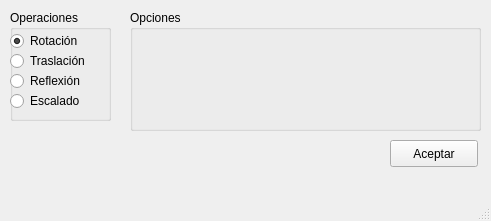
<?xml version="1.0" encoding="UTF-8"?>
<ui version="4.0">
 <class>MainWindow</class>
 <widget class="QMainWindow" name="MainWindow">
  <property name="geometry">
   <rect>
    <x>0</x>
    <y>0</y>
    <width>491</width>
    <height>221</height>
   </rect>
  </property>
  <property name="windowTitle">
   <string>MainWindow</string>
  </property>
  <widget class="QWidget" name="centralwidget">
   <widget class="QGroupBox" name="groupBox">
    <property name="geometry">
     <rect>
      <x>10</x>
      <y>10</y>
      <width>101</width>
      <height>111</height>
     </rect>
    </property>
    <property name="title">
     <string>Operaciones</string>
    </property>
    <widget class="QRadioButton" name="optEscalado">
     <property name="geometry">
      <rect>
       <x>0</x>
       <y>80</y>
       <width>109</width>
       <height>22</height>
      </rect>
     </property>
     <property name="text">
      <string>Escalado</string>
     </property>
    </widget>
    <widget class="QRadioButton" name="optTraslacion">
     <property name="geometry">
      <rect>
       <x>0</x>
       <y>40</y>
       <width>109</width>
       <height>22</height>
      </rect>
     </property>
     <property name="text">
      <string>Traslación</string>
     </property>
    </widget>
    <widget class="QRadioButton" name="optRotacion">
     <property name="geometry">
      <rect>
       <x>0</x>
       <y>20</y>
       <width>109</width>
       <height>22</height>
      </rect>
     </property>
     <property name="text">
      <string>Rotación</string>
     </property>
     <property name="checked">
      <bool>true</bool>
     </property>
    </widget>
    <widget class="QRadioButton" name="optReflexion">
     <property name="geometry">
      <rect>
       <x>0</x>
       <y>60</y>
       <width>109</width>
       <height>22</height>
      </rect>
     </property>
     <property name="text">
      <string>Reflexión</string>
     </property>
    </widget>
   </widget>
   <widget class="QGroupBox" name="grupo">
    <property name="geometry">
     <rect>
      <x>130</x>
      <y>10</y>
      <width>351</width>
      <height>121</height>
     </rect>
    </property>
    <property name="title">
     <string>Opciones</string>
    </property>
    <widget class="QWidget" name="horizontalLayoutWidget">
     <property name="geometry">
      <rect>
       <x>0</x>
       <y>20</y>
       <width>351</width>
       <height>101</height>
      </rect>
     </property>
     <layout class="QHBoxLayout" name="layout"/>
    </widget>
   </widget>
   <widget class="QFrame" name="frmRotacion">
    <property name="geometry">
     <rect>
      <x>50</x>
      <y>220</y>
      <width>181</width>
      <height>51</height>
     </rect>
    </property>
    <property name="frameShape">
     <enum>QFrame::StyledPanel</enum>
    </property>
    <property name="frameShadow">
     <enum>QFrame::Raised</enum>
    </property>
    <widget class="QLabel" name="label">
     <property name="geometry">
      <rect>
       <x>0</x>
       <y>20</y>
       <width>62</width>
       <height>17</height>
      </rect>
     </property>
     <property name="text">
      <string>Angulo:</string>
     </property>
    </widget>
    <widget class="QTextEdit" name="txtAngulo">
     <property name="geometry">
      <rect>
       <x>70</x>
       <y>10</y>
       <width>104</width>
       <height>31</height>
      </rect>
     </property>
    </widget>
   </widget>
   <widget class="QFrame" name="frmTraslacion">
    <property name="geometry">
     <rect>
      <x>40</x>
      <y>300</y>
      <width>261</width>
      <height>91</height>
     </rect>
    </property>
    <property name="frameShape">
     <enum>QFrame::StyledPanel</enum>
    </property>
    <property name="frameShadow">
     <enum>QFrame::Raised</enum>
    </property>
    <widget class="QLabel" name="label_2">
     <property name="geometry">
      <rect>
       <x>10</x>
       <y>10</y>
       <width>111</width>
       <height>17</height>
      </rect>
     </property>
     <property name="text">
      <string>TRaslación en x:</string>
     </property>
    </widget>
    <widget class="QLabel" name="label_3">
     <property name="geometry">
      <rect>
       <x>10</x>
       <y>50</y>
       <width>111</width>
       <height>17</height>
      </rect>
     </property>
     <property name="text">
      <string>Traslación en y:</string>
     </property>
    </widget>
    <widget class="QTextEdit" name="txtX">
     <property name="geometry">
      <rect>
       <x>140</x>
       <y>10</y>
       <width>104</width>
       <height>31</height>
      </rect>
     </property>
    </widget>
    <widget class="QTextEdit" name="txtY">
     <property name="geometry">
      <rect>
       <x>140</x>
       <y>50</y>
       <width>104</width>
       <height>31</height>
      </rect>
     </property>
    </widget>
   </widget>
   <widget class="QFrame" name="frmReflexion">
    <property name="geometry">
     <rect>
      <x>320</x>
      <y>340</y>
      <width>131</width>
      <height>61</height>
     </rect>
    </property>
    <property name="frameShape">
     <enum>QFrame::StyledPanel</enum>
    </property>
    <property name="frameShadow">
     <enum>QFrame::Raised</enum>
    </property>
    <widget class="QCheckBox" name="chkX">
     <property name="geometry">
      <rect>
       <x>10</x>
       <y>10</y>
       <width>111</width>
       <height>22</height>
      </rect>
     </property>
     <property name="text">
      <string>Reflejar en x</string>
     </property>
    </widget>
    <widget class="QCheckBox" name="chkY">
     <property name="geometry">
      <rect>
       <x>10</x>
       <y>30</y>
       <width>111</width>
       <height>22</height>
      </rect>
     </property>
     <property name="text">
      <string>Reflejar en y</string>
     </property>
    </widget>
   </widget>
   <widget class="QFrame" name="frmEscalado">
    <property name="geometry">
     <rect>
      <x>460</x>
      <y>320</y>
      <width>191</width>
      <height>71</height>
     </rect>
    </property>
    <property name="frameShape">
     <enum>QFrame::StyledPanel</enum>
    </property>
    <property name="frameShadow">
     <enum>QFrame::Raised</enum>
    </property>
    <widget class="QLabel" name="label_4">
     <property name="geometry">
      <rect>
       <x>10</x>
       <y>30</y>
       <width>62</width>
       <height>17</height>
      </rect>
     </property>
     <property name="text">
      <string>Escala</string>
     </property>
    </widget>
    <widget class="QTextEdit" name="txtEscala">
     <property name="geometry">
      <rect>
       <x>70</x>
       <y>20</y>
       <width>104</width>
       <height>31</height>
      </rect>
     </property>
    </widget>
   </widget>
   <widget class="QPushButton" name="btnAceptar">
    <property name="geometry">
     <rect>
      <x>390</x>
      <y>140</y>
      <width>88</width>
      <height>27</height>
     </rect>
    </property>
    <property name="text">
     <string>Aceptar</string>
    </property>
   </widget>
  </widget>
  <widget class="QMenuBar" name="menubar">
   <property name="geometry">
    <rect>
     <x>0</x>
     <y>0</y>
     <width>491</width>
     <height>27</height>
    </rect>
   </property>
  </widget>
  <widget class="QStatusBar" name="statusbar"/>
 </widget>
 <resources/>
 <connections/>
</ui>
